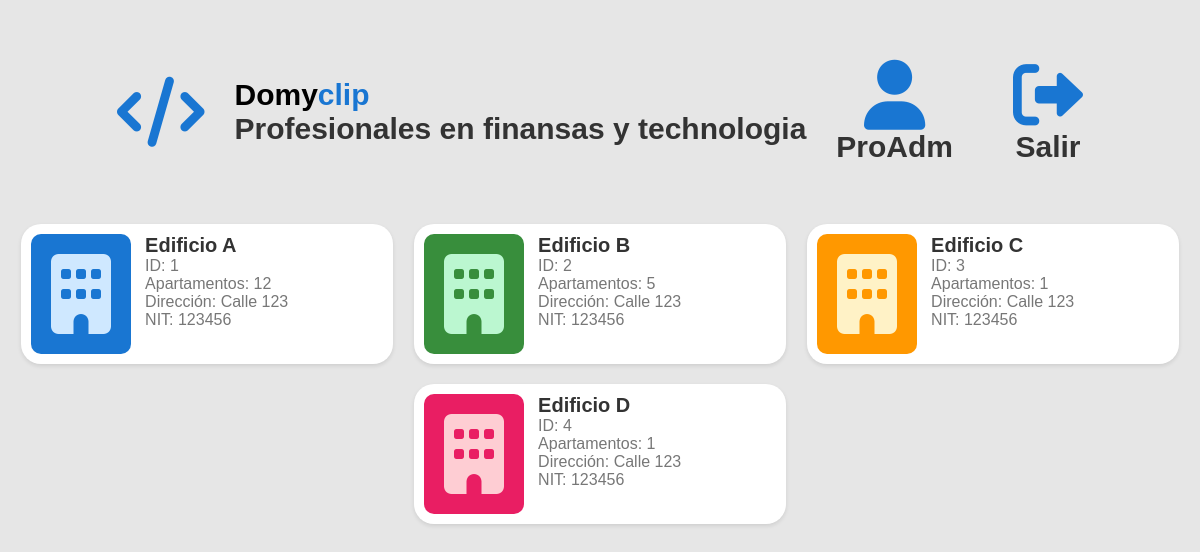
The page /indexEdi (signed in) on the database its author committed.
### tables this page shows
CREATE TABLE Edificios (
            ID INTEGER PRIMARY KEY AUTOINCREMENT,
            edificio_id INTEGER NOT NULL,
            usuario_id INTEGER NOT NULL,
            nombre TEXT NOT NULL,
            apartamentos INTEGER NOT NULL,
            direccion TEXT NOT NULL,
            nit TEXT NOT NULL,
            FOREIGN KEY (usuario_id) REFERENCES usuarios(usuario_id)
                   );

### app.py (the view)
@app.route('/indexEdi')
def indexEdi():
    if 'username' in session:
        username = session['username']
        edificios = get_edificios_por_usuario(username)
        return render_template('indexEdi.html', username=username, edificios=edificios)
    else:
        return redirect('/login')

### app.py (called while the page is built)
def get_edificios_por_usuario(username):
    conn = sqlite3.connect(DATABASE)
    cursor = conn.cursor()
    cursor.execute("SELECT edificio_id, nombre, apartamentos, direccion, nit FROM Edificios WHERE usuario_id = ?", (username,))
    edificios = cursor.fetchall()
    print(edificios)
    conn.close()
    return edificios

### templates/indexEdi.html (shortened to what this page needs)
<!DOCTYPE html>
<html lang="es">
<head>
    <link rel="stylesheet" href="https://cdnjs.cloudflare.com/ajax/libs/font-awesome/6.0.0/css/all.min.css">
    <link rel="stylesheet" href="{{ url_for('static', filename='stylesEdi.css') }}">
</head>
<body>
    <header class="header">
        <div class="icon">
            <i class="fas fa-code"></i>
        </div>
        <div class="text">
            <h1>Domy<span>clip</span></h1>
            <h2>Profesionales en finansas y technologia</h2>
        </div>
        <div class="icon">
            <i class="fas fa-user"></i>
            <h2>{{ session['username'] }}</h2>
        </div>
        <div class="icon">
            <a href="{{ url_for('logout') }}">
                <i class="fas fa-sign-out-alt"></i>
                <h2>Salir</h2>
            </a>
        </div>
    </header>
    <div class="insights">
        {% for edificio in edificios %}
        <a href="{{ url_for('estadisticas', edificio_id=edificio[0]) }}" class="card card-{{ loop.index }}">
            <div class="icon-container">
                <i class="fas fa-building"></i>
            </div>
            <div class="info">
                <h3>{{ edificio[1] }}</h3>
                <p class="id">ID: {{ edificio[0] }}</p>
                <p class="apartamentos">Apartamentos: {{ edificio[2] }}</p>
                <p class="direccion">Dirección: {{ edificio[3] }}</p>
                <p class="nit">NIT: {{ edificio[4] }}</p>
            </div>
        </a>
        {% endfor %}
    </div>
</body>
</html>

### static/stylesEdi.css (style rules this page uses)
body { font-family: 'Arial', sans-serif; margin: 0; padding: 0; box-sizing: border-box; background-color: #e6e6e6; }
.header { display: flex; align-items: center; justify-content: center; text-align: center; margin-top: 5%; margin-bottom: 5%; }
.header .icon { margin: 0 30px; }
.header .icon i { font-size: 70px; color: #1976D2; }
.header .text { text-align: left; }
.header .icon a { text-decoration: none; }
.header h1, .header h2 { margin: 0; font-size: 30px; }
.header h1 span { color: #1976D2; }
.header h2 { color: #333; }
.insights { display: flex; flex-wrap: wrap; justify-content: space-evenly; margin-top: 5%; margin-bottom: 5%; }
.card { display: flex; background-color: #ffffff; box-shadow: 0 2px 4px rgba(0, 0, 0, 0.1); border-radius: 20px; padding: 10px; margin-bottom: 20px; flex: 0 1 calc(33% - 2%); box-sizing: border-box; transition: transform 0.3s ease-in-out; cursor: pointer; text-decoration: none; }
.card .icon-container { display: flex; align-items: center; margin-right: 4%; }
.card .icon-container i { font-size: 80px; border-radius: 10px; padding: 20px; display: flex; align-items: center; justify-content: center; background-color: #e4e4e4; }
.card .info { text-align: left; }
.card-1 .icon-container i { color: #CFE8FF; background-color: #1976D2; }
.card-2 .icon-container i { color: #BBF7D0; background-color: #388E3C; }
.card-3 .icon-container i { color: #FFF2C6; background-color: #FF9800; }
.card-4 .icon-container i { color: #FECDD3; background-color: #E91E63; }
.card h3 { margin: 0; font-size: 20px; color: #333; }
.card p { margin: 0; color: #777; }

### rows shown on the page
Edificios: nombre "Edificio A", edificio "1", apartamentos "12", direccion "Calle 123", nit "123456"
Edificios: nombre "Edificio B", edificio "2", apartamentos "5", direccion "Calle 123", nit "123456"
Edificios: nombre "Edificio C", edificio "3", apartamentos "1", direccion "Calle 123", nit "123456"
Edificios: nombre "Edificio D", edificio "4", apartamentos "1", direccion "Calle 123", nit "123456"

### other values the page prints
{{ session['username'] }} "ProAdm"
